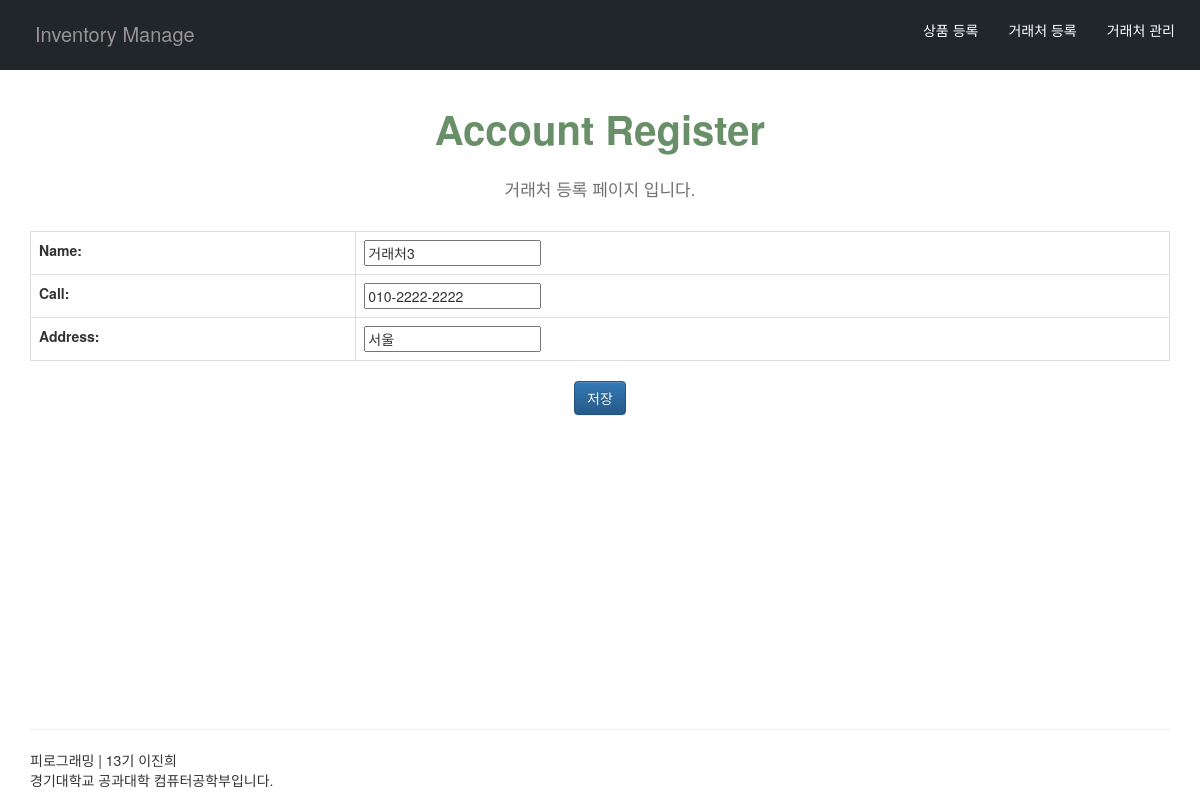
Page /account/2/edit on the committed database.
### shop/models.py (models this page shows, shortened)
class Accounter(models.Model):
    name = models.CharField(max_length=20)
    call = models.CharField(max_length=30)
    address = models.CharField(max_length=100)
    created_at = models.DateTimeField(auto_now_add = True)
    updated_at = models.DateTimeField(auto_now= True)

### shop/views.py (the view)
# urls.py: path('account/<int:pk>/edit',views.account_edit,name='account_edit'),
def account_edit(request, pk):
    account = get_object_or_404(Accounter,pk=pk)
    return account_new(request,account)

### shop/forms.py
class AccounterForm(forms.ModelForm):
    class Meta:
        model = Accounter
        fields = '__all__'

### shop/views.py (called while the page is built)
def account_new(request,account=None):
    if request.method == 'POST':
        form = AccounterForm(request.POST,instance=account)
        if form.is_valid():
            account = form.save()
            return redirect(account)
    else:
        form = AccounterForm(instance=account)
    return render(request,'account_new.html',{
        'form' : form,
    })

### shop/templates/account_new.html (shortened to what this page needs)
{% extends "layout.html" %}
{% block title %}
Account Register
{% endblock %}
{% block menu %}
거래처 등록
{% endblock %}
{% block content %}
     <form
          action=""
          method="post"
          autocomplete="off"
        >
          <table class="table table-bordered">
            {{form.as_table}}
          </table>
          <input type="submit" value="저장" class="btn btn-primary" />
        </form>
{% endblock %}

### project/templates/layout.html (style rules this page uses)
body { margin: 0; padding: 0; box-sizing: border-box; }
td { text-align: left; }

### rows in the picture
Accounter: name "거래처3", call "010-2222-2222", address "서울"
